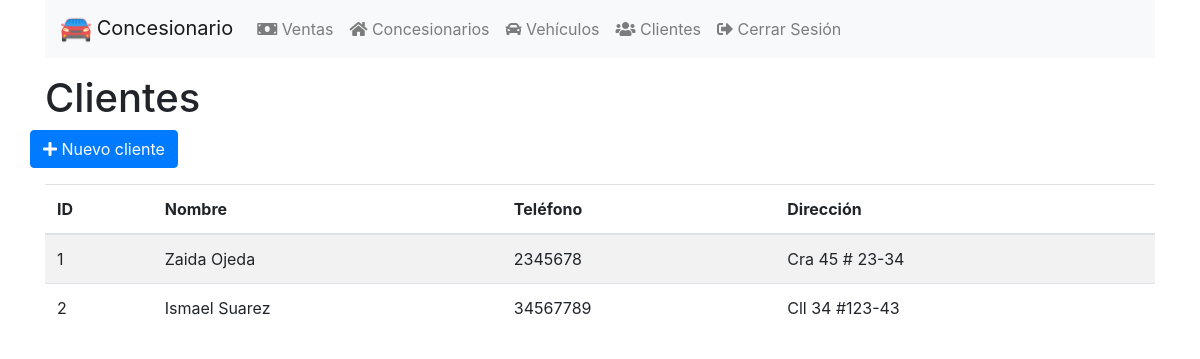
The page /app/clientes.php (signed in) on the database its author committed.
### tables this page shows
CREATE TABLE `tbl_clientes` (
  `id_cliente` int(11) NOT NULL,
  `nombre_cliente` varchar(50) NOT NULL,
  `telefono_cliente` int(11) NOT NULL,
  `direccion_cliente` varchar(50) NOT NULL
);

### app/clientes.php (the view, shortened to what this page needs)
<?php
if (isset($_SESSION['admin'])) {
?>
<!DOCTYPE html>
<html>
    <head>
        <?php include '../includes/head.php'; ?>
    </head>
    <body>
        <?php
        $conexion = getConexion();
        $sqlClientes = "SELECT * FROM tbl_clientes";
        $clientes = $conexion->query($sqlClientes);
        ?>
        <div class="container">
            <?php include '../includes/navbar.php'; ?>
            <h1>Clientes</h1>
            <div class="row">
                <button class="btn btn-primary" data-target="#ingresar" data-toggle="modal">
                    <span class="fa fa-plus"></span> Nuevo cliente
                </button>
            </div>
            <table class="table table-striped mt-3">
                <thead>
                    <tr>
                        <th>ID</th>
                        <th>Nombre</th>
                        <th>Teléfono</th>
                        <th>Dirección</th>
                    </tr>
                </thead>
                <tbody>
                    <?php foreach ($clientes as $cl) { ?>
                        <tr>
                            <td><?php echo $cl['id_cliente'] ?></td>
                            <td><?php echo $cl['nombre_cliente'] ?></td>
                            <td><?php echo $cl['telefono_cliente'] ?></td>
                            <td><?php echo $cl['direccion_cliente'] ?></td>
                        </tr>
                    <?php } ?>
                </tbody>
            </table>
        </div>
    </body>
</html>
<?php } else { header('Location: ../index.php'); } ?>

### rows shown on the page
tbl_clientes: id_cliente "1", nombre_cliente "Zaida Ojeda", telefono_cliente "2345678", direccion_cliente "Cra 45 # 23-34"
tbl_clientes: id_cliente "2", nombre_cliente "Ismael Suarez", telefono_cliente "34567789", direccion_cliente "Cll 34 #123-43"
